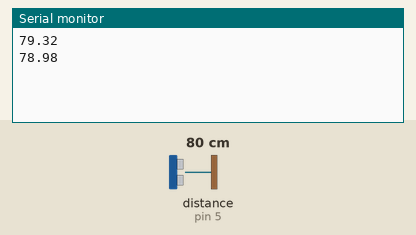
Simulated run of this sketch. Board: Arduino Uno, built with avr-gcc and run on an emulated ATmega328P. Parts: the last lines printed to the serial monitor. Wiring (inferred from the names in the program): ultrasonic range finder: trigger pin 6; echo pin 5. Inputs (shaded band) come from the test bench; at power-on: distance to the obstacle (sensor on pin 5) 80 cm. The echo pulse lasts 58.3 µs per cm.

Above: at 2.0 s.
2.1 s: distance to the obstacle (sensor on pin 5) set to 2 cm
At 3.3 s:
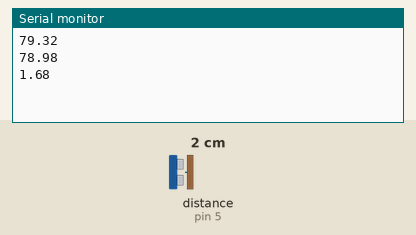
3.8 s: distance to the obstacle (sensor on pin 5) set to 4 cm
At 5.2 s:
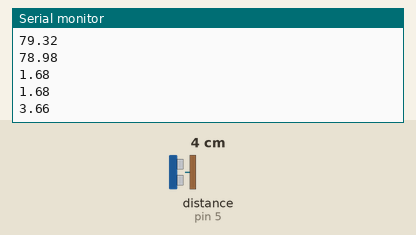
Timing chart, 0 to 6.8 s (numbered marks = the images above; inputs shaded):
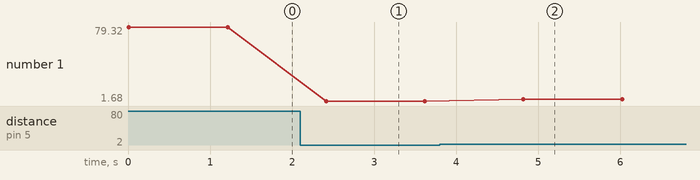

The sketch:

Sieu_am.ino
```cpp
#include <SoftwareSerial.h>
SoftwareSerial BTSerial(10, 11);//TX/RX

int trig = 6;
int echo = 5;
void setup()
{
  BTSerial.begin(9600);
  Serial.begin(9600);
  pinMode(trig, OUTPUT);// chân trig phát tín hiệu
  pinMode(echo, INPUT);// chân  acho nhận  tín hiệu
}
void loop()
{
  digitalWrite(trig,LOW);
  delayMicroseconds(2);
  digitalWrite(trig,HIGH);
  delayMicroseconds(10);
  digitalWrite(trig,LOW);
  //tính toán thời gian
  int duration = pulseIn(echo,HIGH);//  biến lưu khoảng cách. Đo độ rộng xung HIGH ở chân echo.
  float distance = duration * 0.034/2;//tính khoảng cách đến vật
  if(distance < 15)
  {
    //digitalWrite(13,HIGH);
    BTSerial.write('1');
  }
  else{
    //digitalWrite(13,LOW);
    BTSerial.write('0');
  }
  Serial.println(distance);
 delay(1200);
}
```

Measured:
- after the input at 2.1 s, the serial monitor: prints a new line after 0.32 s (image 1)
- after the input at 3.8 s, the serial monitor: prints a new line after 1.0 s (image 2)
- plotted number 1: 78.98 → 1.68 after the input at 2.1 s, 1.68 → 3.66 after the input at 3.8 s
